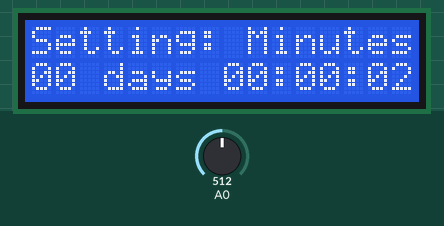
Simulated run of this sketch. Board: Arduino Uno, built with avr-gcc and run on an emulated ATmega328P. On the bench: 16×2 character LCD. The test bench sets the inputs (shaded band); at power-on: A0 = 512.

Above: at 1.2 s.
1.3 s: A0 set to 527
At 1.5 s:
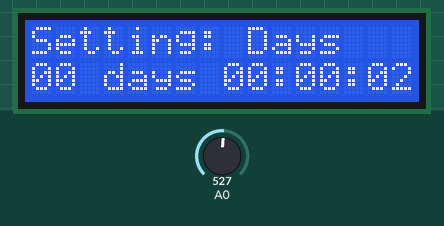
4.3 s: A0 set to 543
At 7.2 s:
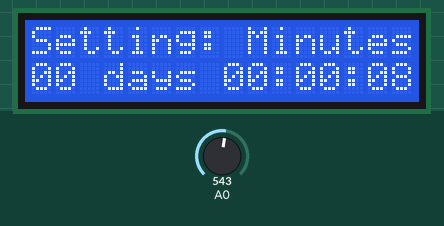
7.3 s: A0 set to 511
At 7.5 s:
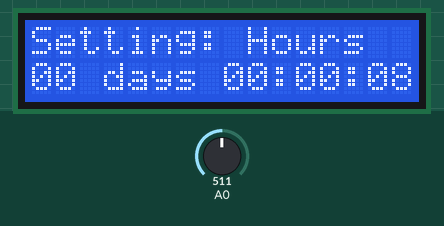
8.9 s: A0 set to 716
Timing chart, 0 to 11.5 s (numbered marks = the images above; inputs shaded):
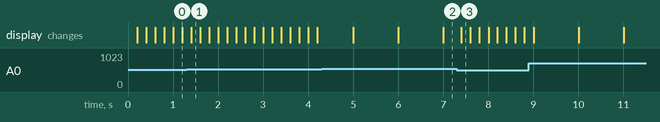

The sketch:

LCD_KEYPAD_CLOCK.ino
```cpp
// http://dimme.net/arduino-lcd-keypad-shield-clock-application/

#include <LiquidCrystal.h>
#include "LCDKeypad.h"

#define DAYS 0
#define HOURS 1
#define MINUTES 2
#define SECONDS 3

// The LCD screen
LCDKeypad lcd;

// The time model
unsigned int days = 0;
unsigned int hours = 0;
unsigned int minutes = 0;
unsigned int seconds = 0;
unsigned int setting = 0;

void setup() {
  // Set up the LCD's number of columns and rows:
  lcd.begin(16,2);

  // Set the cursor at the begining of the first row
  lcd.setCursor(0,0);

  // Print a text in the first row
  lcd.print("Setting: Days   ");
}

void loop() {
  // Increase the time model by one second
  incTime();

  // Print the time on the LCD
  printTime();

  // Listen for buttons for 1 second
  buttonListen();
}

void buttonListen() {
  // Read the buttons five times in a second
  for (int i = 0; i < 5; i++) {

    // Read the buttons value
    int button = lcd.button();

    switch (button) {

    // Right button was pushed
    case KEYPAD_RIGHT:
      setting++;
      break;

    // Left button was pushed
    case KEYPAD_LEFT:
      setting--;
      break;

    // Up button was pushed
    case KEYPAD_UP:
      switch (setting) {
      case DAYS:
        days++;
        break;
      case HOURS:
        hours++;
        break;
      case MINUTES:
        minutes++;
        break;
      case SECONDS:
        seconds++;
      }
      break;

    // Down button was pushed
    case KEYPAD_DOWN:
      switch (setting) {
      case DAYS:
        days--;
        if (days == -1) days = 99;
        break;
      case HOURS:
        hours--;
        if (hours == -1) hours = 23;
        break;
      case MINUTES:
        minutes--;
        if (minutes == -1) minutes = 59;
        break;
      case SECONDS:
        seconds--;
        if (seconds == -1) seconds = 59;
      }
    }

    setting %= 4;
    printSetting();

    days %= 100;
    hours %= 24;
    minutes %= 60;
    seconds %= 60;
    printTime();

    // Wait one fifth of a second to complete
    while(millis() % 200 != 0);
  }
}

// Print the current setting
void printSetting() {
  lcd.setCursor(9,0);

  switch (setting) {
  case DAYS:
    lcd.print("Days   ");
    break;
  case HOURS:
    lcd.print("Hours  ");
    break;
  case MINUTES:
    lcd.print("Minutes");
    break;
  case SECONDS:
    lcd.print("Seconds");
  }
}

// Increase the time model by one second
void incTime() {
  // Increase seconds
  seconds++;

  if (seconds == 60) {
    // Reset seconds
    seconds = 0;

    // Increase minutes
    minutes++;

    if (minutes == 60) {
      // Reset minutes
      minutes = 0;

      // Increase hours
      hours++;

      if (hours == 24) {
        // Reset hours
        hours = 0;

        // Increase days
        days++;
      }
    }
  }
}

// Print the time on the LCD
void printTime() {
  // Set the cursor at the begining of the second row
  lcd.setCursor(0,1);
  char time[17];
  sprintf(time, "%02i days %02i:%02i:%02i", days, hours, minutes, seconds);
  lcd.print(time);
}
```

Measured:
- the behaviour switches between 534 and 535 on A0 (found by bisection; images 1 and 2)
- after the input at 7.3 s, the display: changes after 0.10 s (image 3)
